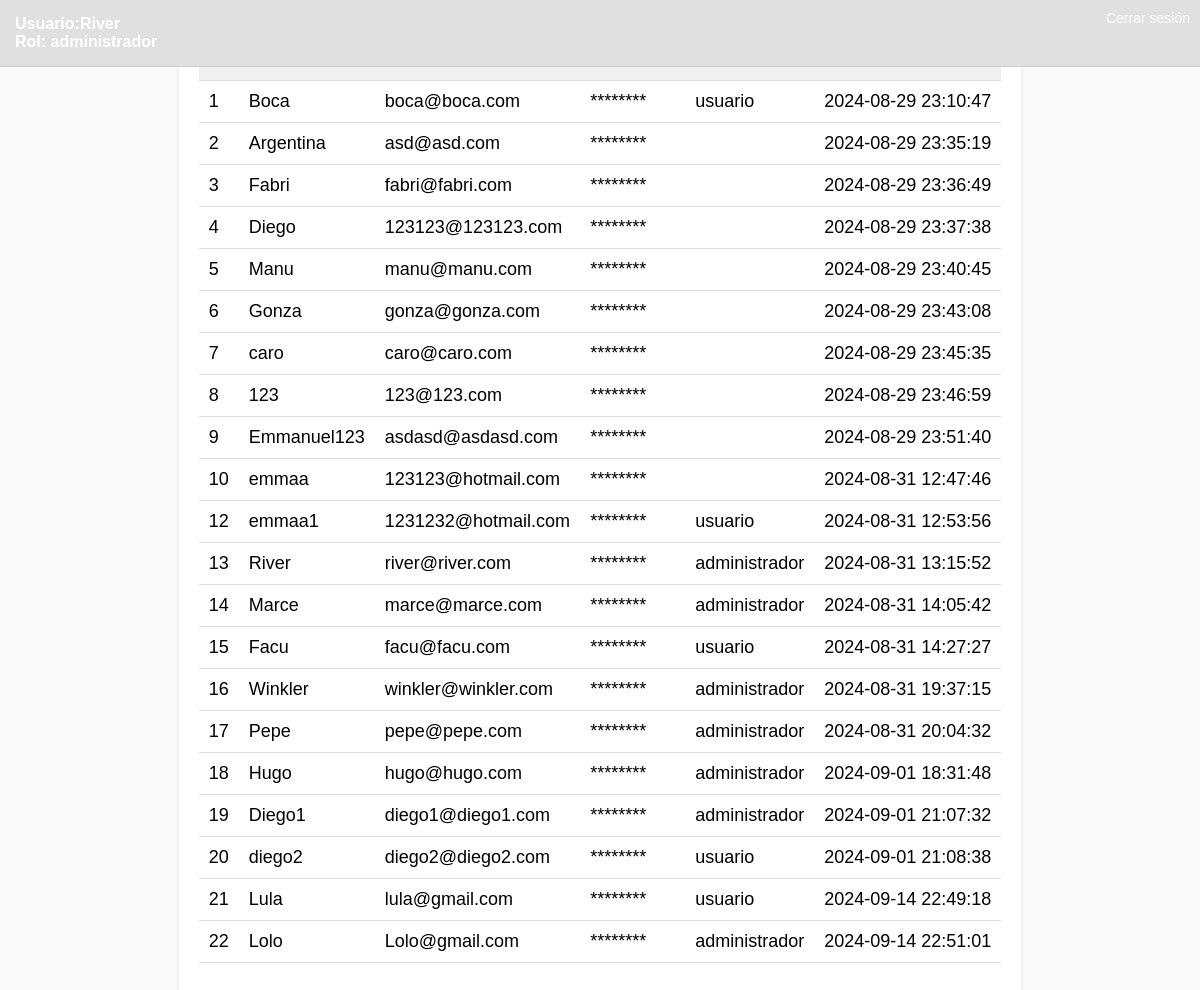
/dashboard.php (signed in), run on an earlier commit of the app's database.
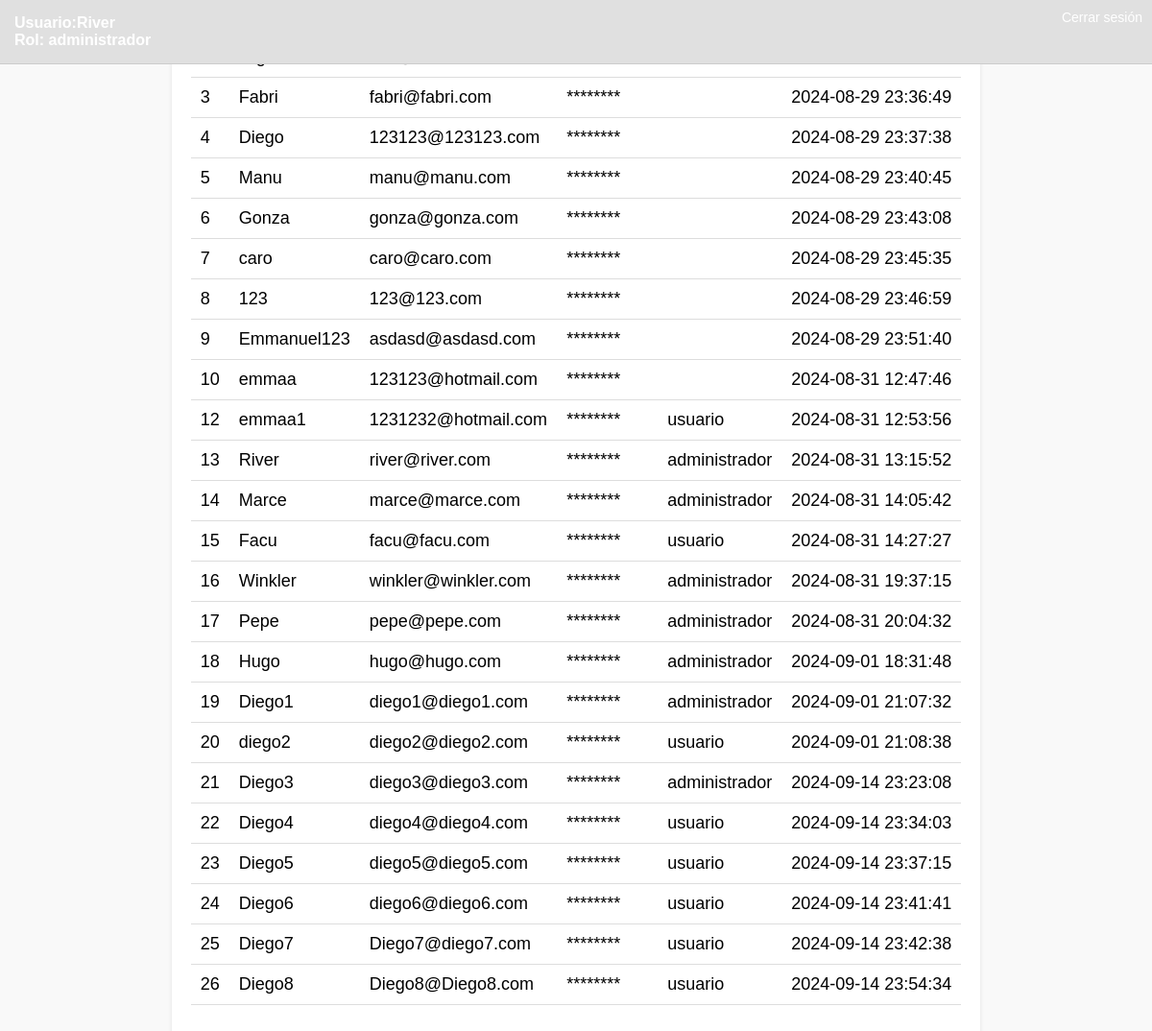
And on a later commit of the database.
### tables this page shows
CREATE TABLE `users` (
  `id` int(11) NOT NULL,
  `username` varchar(50) NOT NULL,
  `email` varchar(100) NOT NULL,
  `password` varchar(255) NOT NULL,
  `role` enum('usuario','administrador') DEFAULT 'usuario',
  `created_at` timestamp NOT NULL DEFAULT current_timestamp(),
  `is_active` tinyint(1) DEFAULT 1
);

### dashboard.php (the view, shortened to what this page needs)
<?php
$isAdmin = $_SESSION['role'] === 'administrador';
$isUser = $_SESSION['role'] === 'usuario';
?>
<!DOCTYPE html>
<html lang="es">
<head>
    <link rel="stylesheet" href="styles.css">
</head>
<body>
    <div class="header">
        <div class="user-info">
            Usuario:<?php echo htmlspecialchars($_SESSION['username']); ?><br>
            Rol: <?php echo htmlspecialchars($_SESSION['role']); ?>
        </div>
        <div class="logout">
            <a href="logout.php">Cerrar sesión</a>
        </div>
    </div>
    <div class="content">
        <div class="table-container">
            <table>
                <thead>
                    <tr>
                        <?php if ($isAdmin): ?>
                            <th>#</th>
                            <th>Username</th>
                            <th>Email</th>
                            <th>Password</th>
                            <th>Role</th>
                            <th>Created At</th>
                        <?php elseif ($isUser): ?>
                            <th>#</th>
                            <th>Email</th>
                            <th>Password</th>
                        <?php endif; ?>
                    </tr>
                </thead>
                <tbody>
                    <?php
                    include 'db.php';
                    try {
                        if ($isAdmin) {
                            $stmt = $pdo->query("SELECT id, username, email, password, role, created_at FROM users");
                        } elseif ($isUser) {
                            $stmt = $pdo->query("SELECT id, email, password FROM users");
                        }
                        while ($row = $stmt->fetch(PDO::FETCH_ASSOC)) {
                            echo '<tr>';
                            echo '<td>' . htmlspecialchars($row['id']) . '</td>';
                            if ($isAdmin) {
                                echo '<td>' . htmlspecialchars($row['username']) . '</td>';
                            }
                            echo '<td>' . htmlspecialchars($row['email']) . '</td>';
                            echo '<td>********</td>';
                            if ($isAdmin) {
                                echo '<td>' . htmlspecialchars($row['role']) . '</td>';
                                echo '<td>' . htmlspecialchars($row['created_at']) . '</td>';
                            }
                            echo '</tr>';
                        }
                    } catch (PDOException $e) {
                        echo 'Error: ' . $e->getMessage();
                    }
                    ?>
                </tbody>
            </table>
        </div>
    </div>
</body>
</html>

What changed in the data, as far as the page shows it:
no longer on this page (row unchanged): users: id "1", username "Boca", email "boca@boca.com", role "usuario", created_at "2024-08-29 23:10:47"
no longer on this page (row unchanged): users: id "2", username "Argentina", email "asd@asd.com", created_at "2024-08-29 23:35:19"
changed users id 21: username "Lula" → "Diego3"; email "lula@gmail.com" → "diego3@diego3.com"; role "usuario" → "administrador"; created_at "2024-09-14 22:49:18" → "2024-09-14 23:23:08"
changed users id 22: username "Lolo" → "Diego4"; email "Lolo@gmail.com" → "diego4@diego4.com"; role "administrador" → "usuario"; created_at "2024-09-14 22:51:01" → "2024-09-14 23:34:03"
added users: id "23", username "Diego5", email "diego5@diego5.com", role "usuario", created_at "2024-09-14 23:37:15"
added users: id "24", username "Diego6", email "diego6@diego6.com", role "usuario", created_at "2024-09-14 23:41:41"
added users: id "25", username "Diego7", email "Diego7@diego7.com", role "usuario", created_at "2024-09-14 23:42:38"
added users: id "26", username "Diego8", email "Diego8@Diego8.com", role "usuario", created_at "2024-09-14 23:54:34"
